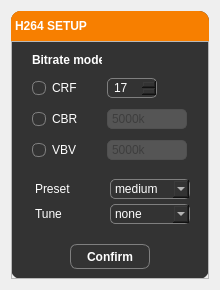
<?xml version="1.0" encoding="UTF-8"?>
<ui version="4.0">
 <class>Form</class>
 <widget class="QWidget" name="Form">
  <property name="geometry">
   <rect>
    <x>0</x>
    <y>0</y>
    <width>220</width>
    <height>290</height>
   </rect>
  </property>
  <property name="sizePolicy">
   <sizepolicy hsizetype="Fixed" vsizetype="Fixed">
    <horstretch>0</horstretch>
    <verstretch>0</verstretch>
   </sizepolicy>
  </property>
  <property name="minimumSize">
   <size>
    <width>220</width>
    <height>290</height>
   </size>
  </property>
  <property name="maximumSize">
   <size>
    <width>220</width>
    <height>290</height>
   </size>
  </property>
  <property name="windowTitle">
   <string>H264</string>
  </property>
  <property name="styleSheet">
   <string notr="true">QWidget {
	color: white;
	font-family: &quot;Segoe UI&quot;;
}</string>
  </property>
  <layout class="QVBoxLayout" name="verticalLayout">
   <item>
    <widget class="QFrame" name="base_frame">
     <property name="styleSheet">
      <string notr="true">QFrame#base_frame {
	background-color: #333333;
	border-radius: 10px;

}

QComboBox QAbstractItemView {
	color: black;
}
</string>
     </property>
     <property name="frameShape">
      <enum>QFrame::StyledPanel</enum>
     </property>
     <property name="frameShadow">
      <enum>QFrame::Raised</enum>
     </property>
     <layout class="QVBoxLayout" name="verticalLayout_2">
      <property name="spacing">
       <number>0</number>
      </property>
      <property name="leftMargin">
       <number>0</number>
      </property>
      <property name="topMargin">
       <number>0</number>
      </property>
      <property name="rightMargin">
       <number>0</number>
      </property>
      <property name="bottomMargin">
       <number>0</number>
      </property>
      <item>
       <widget class="QFrame" name="title_bar">
        <property name="enabled">
         <bool>true</bool>
        </property>
        <property name="sizePolicy">
         <sizepolicy hsizetype="Preferred" vsizetype="Preferred">
          <horstretch>0</horstretch>
          <verstretch>0</verstretch>
         </sizepolicy>
        </property>
        <property name="minimumSize">
         <size>
          <width>0</width>
          <height>30</height>
         </size>
        </property>
        <property name="maximumSize">
         <size>
          <width>16777215</width>
          <height>30</height>
         </size>
        </property>
        <property name="styleSheet">
         <string notr="true">QFrame {
	background-color: #f77f00;
	border-top-left-radius: 10px;
	border-top-right-radius: 10px;
	border-bottom-right-radius: 0px;
	border-bottom-left-radius: 0px;
}</string>
        </property>
        <property name="frameShape">
         <enum>QFrame::NoFrame</enum>
        </property>
        <property name="frameShadow">
         <enum>QFrame::Raised</enum>
        </property>
        <layout class="QHBoxLayout" name="horizontalLayout_3">
         <property name="spacing">
          <number>0</number>
         </property>
         <property name="leftMargin">
          <number>0</number>
         </property>
         <property name="topMargin">
          <number>0</number>
         </property>
         <property name="rightMargin">
          <number>0</number>
         </property>
         <item>
          <widget class="QLabel" name="title">
           <property name="minimumSize">
            <size>
             <width>80</width>
             <height>30</height>
            </size>
           </property>
           <property name="maximumSize">
            <size>
             <width>100</width>
             <height>30</height>
            </size>
           </property>
           <property name="styleSheet">
            <string notr="true">QLabel {
	color: white;
	font-family: &quot;Segoe UI&quot;;
	font-weight: bold;

}</string>
           </property>
           <property name="text">
            <string>H264 SETUP</string>
           </property>
           <property name="alignment">
            <set>Qt::AlignCenter</set>
           </property>
          </widget>
         </item>
         <item>
          <spacer name="spacer_title_bar">
           <property name="orientation">
            <enum>Qt::Horizontal</enum>
           </property>
           <property name="sizeHint" stdset="0">
            <size>
             <width>677</width>
             <height>18</height>
            </size>
           </property>
          </spacer>
         </item>
        </layout>
       </widget>
      </item>
      <item>
       <widget class="QFrame" name="main_frame">
        <property name="frameShape">
         <enum>QFrame::StyledPanel</enum>
        </property>
        <property name="frameShadow">
         <enum>QFrame::Raised</enum>
        </property>
        <layout class="QVBoxLayout" name="verticalLayout_3">
         <property name="spacing">
          <number>20</number>
         </property>
         <item alignment="Qt::AlignHCenter|Qt::AlignTop">
          <widget class="QFrame" name="bitrate_mode_frame">
           <property name="sizePolicy">
            <sizepolicy hsizetype="Minimum" vsizetype="Minimum">
             <horstretch>0</horstretch>
             <verstretch>0</verstretch>
            </sizepolicy>
           </property>
           <property name="minimumSize">
            <size>
             <width>170</width>
             <height>110</height>
            </size>
           </property>
           <property name="maximumSize">
            <size>
             <width>16777215</width>
             <height>110</height>
            </size>
           </property>
           <property name="frameShape">
            <enum>QFrame::NoFrame</enum>
           </property>
           <property name="frameShadow">
            <enum>QFrame::Raised</enum>
           </property>
           <layout class="QGridLayout" name="gridLayout">
            <property name="leftMargin">
             <number>10</number>
            </property>
            <property name="topMargin">
             <number>0</number>
            </property>
            <property name="rightMargin">
             <number>10</number>
            </property>
            <property name="bottomMargin">
             <number>0</number>
            </property>
            <property name="horizontalSpacing">
             <number>5</number>
            </property>
            <property name="verticalSpacing">
             <number>10</number>
            </property>
            <item row="3" column="0">
             <widget class="QRadioButton" name="crf_radio">
              <property name="maximumSize">
               <size>
                <width>50</width>
                <height>20</height>
               </size>
              </property>
              <property name="styleSheet">
               <string notr="true">QRadioButton::indicator {
	background-color: #333333;
	border-radius: 6px;
	border: 1px solid #7f7f7f;
	width: 12px;
	height: 12px;
}

QRadioButton::indicator:hover {
	border: 1px solid #f77f00;
}

QRadioButton::indicator:pressed {
	border: 1px solid #f77f00;
	background-color: #222222;
}

QRadioButton::indicator:checked {
	image: url(:/icons/icons/check_white_18dp.svg)
}
</string>
              </property>
              <property name="text">
               <string>CRF</string>
              </property>
              <property name="checked">
               <bool>true</bool>
              </property>
             </widget>
            </item>
            <item row="2" column="0">
             <widget class="QLabel" name="bitrate_title">
              <property name="sizePolicy">
               <sizepolicy hsizetype="Preferred" vsizetype="Fixed">
                <horstretch>0</horstretch>
                <verstretch>0</verstretch>
               </sizepolicy>
              </property>
              <property name="minimumSize">
               <size>
                <width>70</width>
                <height>15</height>
               </size>
              </property>
              <property name="maximumSize">
               <size>
                <width>70</width>
                <height>15</height>
               </size>
              </property>
              <property name="styleSheet">
               <string notr="true">QLabel {
	font-weight: bold

}</string>
              </property>
              <property name="text">
               <string>Bitrate mode</string>
              </property>
             </widget>
            </item>
            <item row="5" column="0">
             <widget class="QRadioButton" name="vbv_radio">
              <property name="minimumSize">
               <size>
                <width>0</width>
                <height>0</height>
               </size>
              </property>
              <property name="maximumSize">
               <size>
                <width>50</width>
                <height>20</height>
               </size>
              </property>
              <property name="styleSheet">
               <string notr="true">QRadioButton::indicator {
	background-color: #333333;
	border-radius: 6px;
	border: 1px solid #7f7f7f;
	width: 12px;
	height: 12px;
}

QRadioButton::indicator:hover {
	border: 1px solid #f77f00;
}

QRadioButton::indicator:pressed {
	border: 1px solid #f77f00;
	background-color: #222222;
}

QRadioButton::indicator:checked {
	image: url(:/icons/icons/check_white_18dp.svg)
}
</string>
              </property>
              <property name="text">
               <string>VBV</string>
              </property>
             </widget>
            </item>
            <item row="3" column="1">
             <widget class="QSpinBox" name="crf_spinbox">
              <property name="sizePolicy">
               <sizepolicy hsizetype="Minimum" vsizetype="Fixed">
                <horstretch>0</horstretch>
                <verstretch>0</verstretch>
               </sizepolicy>
              </property>
              <property name="minimumSize">
               <size>
                <width>0</width>
                <height>20</height>
               </size>
              </property>
              <property name="maximumSize">
               <size>
                <width>50</width>
                <height>20</height>
               </size>
              </property>
              <property name="styleSheet">
               <string notr="true">QSpinBox {
	background-color: #333333;
	color: white;
	border: 1px solid #7f7f7f;
	border-radius: 5px;
	padding: 2px;
	padding-left: 4px;

}

QSpinBox:hover {
	border: 1px solid #f77f00;
}

QSpinBox:focus {
	border: 1px solid #f77f00;
}

QSpinBox:disabled {
	background-color: #555555;
	color: #262626;
	border-color: rgb(80, 80, 80);
}

</string>
              </property>
              <property name="maximum">
               <number>51</number>
              </property>
              <property name="value">
               <number>17</number>
              </property>
             </widget>
            </item>
            <item row="5" column="1">
             <widget class="QLineEdit" name="vbv_input">
              <property name="enabled">
               <bool>false</bool>
              </property>
              <property name="minimumSize">
               <size>
                <width>80</width>
                <height>20</height>
               </size>
              </property>
              <property name="maximumSize">
               <size>
                <width>80</width>
                <height>20</height>
               </size>
              </property>
              <property name="styleSheet">
               <string notr="true">QLineEdit {
	background-color: #333333;
	color: white;
	border: 1px solid #7f7f7f;
	border-radius: 5px;
	padding: 2px;

}

QLineEdit:hover {
	border: 1px solid #f77f00;
}

QLineEdit:focus {
	border: 1px solid #f77f00;
}

QLineEdit:disabled {
	background-color: #555555;
	color: #262626;
	border-color: rgb(80, 80, 80);

}

</string>
              </property>
              <property name="placeholderText">
               <string>5000k</string>
              </property>
             </widget>
            </item>
            <item row="4" column="0">
             <widget class="QRadioButton" name="cbr_radio">
              <property name="maximumSize">
               <size>
                <width>50</width>
                <height>20</height>
               </size>
              </property>
              <property name="styleSheet">
               <string notr="true">QRadioButton::indicator {
	background-color: #333333;
	border-radius: 6px;
	border: 1px solid #7f7f7f;
	width: 12px;
	height: 12px;
}

QRadioButton::indicator:hover {
	border: 1px solid #f77f00;
}

QRadioButton::indicator:pressed {
	border: 1px solid #f77f00;
	background-color: #222222;
}

QRadioButton::indicator:checked {
	image: url(:/icons/icons/check_white_18dp.svg)
}
</string>
              </property>
              <property name="text">
               <string>CBR</string>
              </property>
             </widget>
            </item>
            <item row="4" column="1">
             <widget class="QLineEdit" name="cbr_input">
              <property name="enabled">
               <bool>false</bool>
              </property>
              <property name="minimumSize">
               <size>
                <width>80</width>
                <height>20</height>
               </size>
              </property>
              <property name="maximumSize">
               <size>
                <width>80</width>
                <height>20</height>
               </size>
              </property>
              <property name="styleSheet">
               <string notr="true">QLineEdit {
	background-color: #333333;
	color: white;
	border: 1px solid #7f7f7f;
	border-radius: 5px;
	padding: 2px;

}

QLineEdit:hover {
	border: 1px solid #f77f00;
}

QLineEdit:focus {
	border: 1px solid #f77f00;
}

QLineEdit:disabled {
	background-color: #555555;
	color: #262626;
	border-color: rgb(80, 80, 80);

}

</string>
              </property>
              <property name="placeholderText">
               <string>5000k</string>
              </property>
             </widget>
            </item>
           </layout>
          </widget>
         </item>
         <item alignment="Qt::AlignHCenter|Qt::AlignTop">
          <widget class="QFrame" name="other_frame">
           <property name="minimumSize">
            <size>
             <width>170</width>
             <height>0</height>
            </size>
           </property>
           <property name="maximumSize">
            <size>
             <width>170</width>
             <height>16777215</height>
            </size>
           </property>
           <property name="frameShape">
            <enum>QFrame::NoFrame</enum>
           </property>
           <property name="frameShadow">
            <enum>QFrame::Raised</enum>
           </property>
           <layout class="QGridLayout" name="gridLayout_2">
            <property name="leftMargin">
             <number>10</number>
            </property>
            <property name="topMargin">
             <number>0</number>
            </property>
            <property name="rightMargin">
             <number>10</number>
            </property>
            <property name="bottomMargin">
             <number>0</number>
            </property>
            <property name="spacing">
             <number>5</number>
            </property>
            <item row="0" column="0">
             <widget class="QLabel" name="preset_label">
              <property name="sizePolicy">
               <sizepolicy hsizetype="Preferred" vsizetype="Fixed">
                <horstretch>0</horstretch>
                <verstretch>0</verstretch>
               </sizepolicy>
              </property>
              <property name="minimumSize">
               <size>
                <width>70</width>
                <height>20</height>
               </size>
              </property>
              <property name="maximumSize">
               <size>
                <width>50</width>
                <height>20</height>
               </size>
              </property>
              <property name="text">
               <string>Preset</string>
              </property>
             </widget>
            </item>
            <item row="1" column="0">
             <widget class="QLabel" name="tune_label">
              <property name="sizePolicy">
               <sizepolicy hsizetype="Preferred" vsizetype="Fixed">
                <horstretch>0</horstretch>
                <verstretch>0</verstretch>
               </sizepolicy>
              </property>
              <property name="minimumSize">
               <size>
                <width>70</width>
                <height>0</height>
               </size>
              </property>
              <property name="maximumSize">
               <size>
                <width>50</width>
                <height>20</height>
               </size>
              </property>
              <property name="text">
               <string>Tune</string>
              </property>
             </widget>
            </item>
            <item row="0" column="1">
             <widget class="QComboBox" name="preset_combo">
              <property name="minimumSize">
               <size>
                <width>80</width>
                <height>20</height>
               </size>
              </property>
              <property name="maximumSize">
               <size>
                <width>80</width>
                <height>20</height>
               </size>
              </property>
              <property name="styleSheet">
               <string notr="true">QComboBox {
	background-color: #333333;
	color: white;
	border: 1px solid #7f7f7f;
	border-radius: 5px;
	padding: 2px;
	padding-left: 4px;

}

QComboBox:hover {
	border: 1px solid #f77f00;
}

QComboBox:focus {
	border: 1px solid #f77f00;
}
</string>
              </property>
              <property name="currentIndex">
               <number>5</number>
              </property>
              <item>
               <property name="text">
                <string>ultrafast</string>
               </property>
              </item>
              <item>
               <property name="text">
                <string>superfast</string>
               </property>
              </item>
              <item>
               <property name="text">
                <string>veryfast</string>
               </property>
              </item>
              <item>
               <property name="text">
                <string>faster</string>
               </property>
              </item>
              <item>
               <property name="text">
                <string>fast</string>
               </property>
              </item>
              <item>
               <property name="text">
                <string>medium</string>
               </property>
              </item>
              <item>
               <property name="text">
                <string>slow</string>
               </property>
              </item>
              <item>
               <property name="text">
                <string>slower</string>
               </property>
              </item>
              <item>
               <property name="text">
                <string>veryslow</string>
               </property>
              </item>
              <item>
               <property name="text">
                <string>placebo</string>
               </property>
              </item>
             </widget>
            </item>
            <item row="1" column="1">
             <widget class="QComboBox" name="tune_combo">
              <property name="minimumSize">
               <size>
                <width>80</width>
                <height>20</height>
               </size>
              </property>
              <property name="maximumSize">
               <size>
                <width>80</width>
                <height>20</height>
               </size>
              </property>
              <property name="styleSheet">
               <string notr="true">QComboBox {
	background-color: #333333;
	color: white;
	border: 1px solid #7f7f7f;
	border-radius: 5px;
	padding: 2px;
	padding-left: 4px;

}

QComboBox:hover {
	border: 1px solid #f77f00;
}

QComboBox:focus {
	border: 1px solid #f77f00;
}

QComboBox::drop-down {
	background: none;
	outline: none;
}</string>
              </property>
              <item>
               <property name="text">
                <string>none</string>
               </property>
              </item>
              <item>
               <property name="text">
                <string>film</string>
               </property>
              </item>
              <item>
               <property name="text">
                <string>animation</string>
               </property>
              </item>
              <item>
               <property name="text">
                <string>grain</string>
               </property>
              </item>
              <item>
               <property name="text">
                <string>stillimage</string>
               </property>
              </item>
              <item>
               <property name="text">
                <string>fastdecode</string>
               </property>
              </item>
              <item>
               <property name="text">
                <string>zerolatency</string>
               </property>
              </item>
              <item>
               <property name="text">
                <string>psnr</string>
               </property>
              </item>
              <item>
               <property name="text">
                <string>ssim</string>
               </property>
              </item>
             </widget>
            </item>
           </layout>
          </widget>
         </item>
         <item alignment="Qt::AlignHCenter">
          <widget class="QPushButton" name="confirm_btn">
           <property name="sizePolicy">
            <sizepolicy hsizetype="Fixed" vsizetype="Fixed">
             <horstretch>0</horstretch>
             <verstretch>0</verstretch>
            </sizepolicy>
           </property>
           <property name="minimumSize">
            <size>
             <width>80</width>
             <height>25</height>
            </size>
           </property>
           <property name="maximumSize">
            <size>
             <width>90</width>
             <height>25</height>
            </size>
           </property>
           <property name="styleSheet">
            <string notr="true">QPushButton {
	color: white;
	background-color: none;
	border-radius: 7px;
	border: 1px solid #7f7f7f;
	padding: 0px;
	font-weight: bold;
}

QPushButton:hover {
	border: 1px solid rgb(33, 213, 93);
}

QPushButton:pressed {
	background-color: rgb(33, 213, 93);
}



</string>
           </property>
           <property name="text">
            <string>Confirm</string>
           </property>
           <property name="icon">
            <iconset resource="../resources/resources.qrc">
             <normaloff>:/icons/icons/check_white_18dp.svg</normaloff>:/icons/icons/check_white_18dp.svg</iconset>
           </property>
          </widget>
         </item>
        </layout>
       </widget>
      </item>
     </layout>
    </widget>
   </item>
  </layout>
 </widget>
 <resources>
  <include location="../resources/resources.qrc"/>
 </resources>
 <connections>
  <connection>
   <sender>crf_radio</sender>
   <signal>toggled(bool)</signal>
   <receiver>crf_spinbox</receiver>
   <slot>setEnabled(bool)</slot>
   <hints>
    <hint type="sourcelabel">
     <x>39</x>
     <y>85</y>
    </hint>
    <hint type="destinationlabel">
     <x>129</x>
     <y>90</y>
    </hint>
   </hints>
  </connection>
  <connection>
   <sender>crf_radio</sender>
   <signal>toggled(bool)</signal>
   <receiver>vbv_input</receiver>
   <slot>setDisabled(bool)</slot>
   <hints>
    <hint type="sourcelabel">
     <x>42</x>
     <y>81</y>
    </hint>
    <hint type="destinationlabel">
     <x>133</x>
     <y>113</y>
    </hint>
   </hints>
  </connection>
  <connection>
   <sender>crf_radio</sender>
   <signal>toggled(bool)</signal>
   <receiver>cbr_input</receiver>
   <slot>setDisabled(bool)</slot>
   <hints>
    <hint type="sourcelabel">
     <x>64</x>
     <y>79</y>
    </hint>
    <hint type="destinationlabel">
     <x>140</x>
     <y>140</y>
    </hint>
   </hints>
  </connection>
  <connection>
   <sender>vbv_radio</sender>
   <signal>toggled(bool)</signal>
   <receiver>crf_spinbox</receiver>
   <slot>setDisabled(bool)</slot>
   <hints>
    <hint type="sourcelabel">
     <x>57</x>
     <y>119</y>
    </hint>
    <hint type="destinationlabel">
     <x>129</x>
     <y>88</y>
    </hint>
   </hints>
  </connection>
  <connection>
   <sender>vbv_radio</sender>
   <signal>toggled(bool)</signal>
   <receiver>vbv_input</receiver>
   <slot>setEnabled(bool)</slot>
   <hints>
    <hint type="sourcelabel">
     <x>65</x>
     <y>111</y>
    </hint>
    <hint type="destinationlabel">
     <x>125</x>
     <y>118</y>
    </hint>
   </hints>
  </connection>
  <connection>
   <sender>vbv_radio</sender>
   <signal>toggled(bool)</signal>
   <receiver>cbr_input</receiver>
   <slot>setDisabled(bool)</slot>
   <hints>
    <hint type="sourcelabel">
     <x>47</x>
     <y>111</y>
    </hint>
    <hint type="destinationlabel">
     <x>121</x>
     <y>144</y>
    </hint>
   </hints>
  </connection>
  <connection>
   <sender>cbr_radio</sender>
   <signal>toggled(bool)</signal>
   <receiver>crf_spinbox</receiver>
   <slot>setDisabled(bool)</slot>
   <hints>
    <hint type="sourcelabel">
     <x>47</x>
     <y>150</y>
    </hint>
    <hint type="destinationlabel">
     <x>126</x>
     <y>86</y>
    </hint>
   </hints>
  </connection>
  <connection>
   <sender>cbr_radio</sender>
   <signal>toggled(bool)</signal>
   <receiver>vbv_input</receiver>
   <slot>setDisabled(bool)</slot>
   <hints>
    <hint type="sourcelabel">
     <x>66</x>
     <y>151</y>
    </hint>
    <hint type="destinationlabel">
     <x>129</x>
     <y>118</y>
    </hint>
   </hints>
  </connection>
  <connection>
   <sender>cbr_radio</sender>
   <signal>toggled(bool)</signal>
   <receiver>cbr_input</receiver>
   <slot>setEnabled(bool)</slot>
   <hints>
    <hint type="sourcelabel">
     <x>77</x>
     <y>149</y>
    </hint>
    <hint type="destinationlabel">
     <x>119</x>
     <y>154</y>
    </hint>
   </hints>
  </connection>
 </connections>
</ui>
